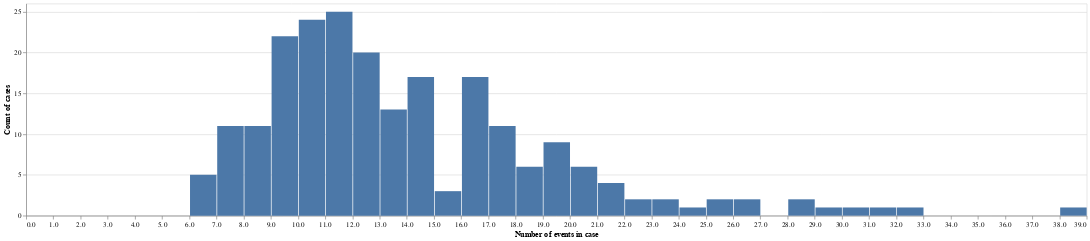

Here is the notebook cell this chart was saved with:
### Markdown cell above
### Profile work
- Proprietary: case type (special loan or not; high vs. low sum); time type (school holiday or not)

### Code cell
case_length = log.groupby('case_id').agg(
    num_events_in_case=pd.NamedAgg('activity', aggfunc=len)
).reset_index()
log = log.merge(case_length, how='left', on='case_id')
alt.Chart(case_length).mark_bar().encode(
    x=alt.X(
        'num_events_in_case:Q', 
        bin=alt.Bin(extent=[0, case_length['num_events_in_case'].max()], step=1)
    ).title('Number of events in case'),
    y=alt.Y('count()').title('Count of cases')
).properties(width=1500)

### Figure 1 — Vega specification as saved in the notebook (floating-point values rounded to 4 significant figures)
{"$schema": "https://vega.github.io/schema/vega/v5.json", "data": [{"name": "source_0", "values": [{"__count": 11, "bin_extent_0_39_step_1_num_events_in_case": 8.0, "bin_extent_0_39_step_1_num_events_in_case_end": 9.0}, {"__count": 9, "bin_extent_0_39_step_1_num_events_in_case": 19.0, "bin_extent_0_39_step_1_num_events_in_case_end": 20.0}, {"__count": 2, "bin_extent_0_39_step_1_num_events_in_case": 26.0, "bin_extent_0_39_step_1_num_events_in_case_end": 27.0}, {"__count": 6, "bin_extent_0_39_step_1_num_events_in_case": 20.0, "bin_extent_0_39_step_1_num_events_in_case_end": 21.0}, {"__count": 1, "bin_extent_0_39_step_1_num_events_in_case": 30.0, "bin_extent_0_39_step_1_num_events_in_case_end": 31.0}, {"__count": 1, "bin_extent_0_39_step_1_num_events_in_case": 31.0, "bin_extent_0_39_step_1_num_events_in_case_end": 32.0}, {"__count": 17, "bin_extent_0_39_step_1_num_events_in_case": 14.0, "bin_extent_0_39_step_1_num_events_in_case_end": 15.0}, {"__count": 2, "bin_extent_0_39_step_1_num_events_in_case": 25.0, "bin_extent_0_39_step_1_num_events_in_case_end": 26.0}, {"__count": 25, "bin_extent_0_39_step_1_num_events_in_case": 11.0, "bin_extent_0_39_step_1_num_events_in_case_end": 12.0}, {"__count": 5, "bin_extent_0_39_step_1_num_events_in_case": 6.0, "bin_extent_0_39_step_1_num_events_in_case_end": 7.0}, {"__count": 17, "bin_extent_0_39_step_1_num_events_in_case": 16.0, "bin_extent_0_39_step_1_num_events_in_case_end": 17.0}, {"__count": 20, "bin_extent_0_39_step_1_num_events_in_case": 12.0, "bin_extent_0_39_step_1_num_events_in_case_end": 13.0}, {"__count": 2, "bin_extent_0_39_step_1_num_events_in_case": 28.0, "bin_extent_0_39_step_1_num_events_in_case_end": 29.0}, {"__count": 22, "bin_extent_0_39_step_1_num_events_in_case": 9.0, "bin_extent_0_39_step_1_num_events_in_case_end": 10.0}, {"__count": 2, "bin_extent_0_39_step_1_num_events_in_case": 23.0, "bin_extent_0_39_step_1_num_events_in_case_end": 24.0}, {"__count": 24, "bin_extent_0_39_step_1_num_events_in_case": 10.0, "bin_extent_0_39_step_1_num_events_in_case_end": 11.0}, {"__count": 4, "bin_extent_0_39_step_1_num_events_in_case": 21.0, "bin_extent_0_39_step_1_num_events_in_case_end": 22.0}, {"__count": 2, "bin_extent_0_39_step_1_num_events_in_case": 22.0, "bin_extent_0_39_step_1_num_events_in_case_end": 23.0}, {"__count": 13, "bin_extent_0_39_step_1_num_events_in_case": 13.0, "bin_extent_0_39_step_1_num_events_in_case_end": 14.0}, {"__count": 3, "bin_extent_0_39_step_1_num_events_in_case": 15.0, "bin_extent_0_39_step_1_num_events_in_case_end": 16.0}, {"__count": 11, "bin_extent_0_39_step_1_num_events_in_case": 7.0, "bin_extent_0_39_step_1_num_events_in_case_end": 8.0}, {"__count": 6, "bin_extent_0_39_step_1_num_events_in_case": 18.0, "bin_extent_0_39_step_1_num_events_in_case_end": 19.0}, {"__count": 11, "bin_extent_0_39_step_1_num_events_in_case": 17.0, "bin_extent_0_39_step_1_num_events_in_case_end": 18.0}, {"__count": 1, "bin_extent_0_39_step_1_num_events_in_case": 32.0, "bin_extent_0_39_step_1_num_events_in_case_end": 33.0}, {"__count": 1, "bin_extent_0_39_step_1_num_events_in_case": 29.0, "bin_extent_0_39_step_1_num_events_in_case_end": 30.0}, {"__count": 1, "bin_extent_0_39_step_1_num_events_in_case": 38.0, "bin_extent_0_39_step_1_num_events_in_case_end": 39.0}, {"__count": 1, "bin_extent_0_39_step_1_num_events_in_case": 24.0, "bin_extent_0_39_step_1_num_events_in_case_end": 25.0}]}, {"name": "source_0_y_domain___count", "values": [{"min": 1, "max": 25}]}], "signals": [{"name": "bin_extent_0_39_step_1_num_events_in_case_bins", "value": {"fields": ["num_events_in_case"], "fname": "bin_num_events_in_case", "start": 0.0, "step": 1.0, "stop": 39.0}}], "marks": [{"type": "rect", "name": "marks", "from": {"data": "source_0"}, "encode": {"update": {"fill": {"value": "#4c78a8"}, "y": {"field": "__count", "scale": "y"}, "y2": {"value": 0, "scale": "y"}, "ariaRoleDescription": {"value": "bar"}, "description": {"signal": "\"Number of events in case: \" + (!isValid(datum[\"bin_extent_0_39_step_1_num_events_in_case\"]) || !isFinite(+datum[\"bin_extent_0_39_step_1_num_events_in_case\"]) ? \"null\" : format(datum[\"bin_extent_0_39_step_1_num_events_in_case\"], \"\") + \" – \" + format(datum[\"bin_extent_0_39_step_1_num_events_in_case_end\"], \"\")) + \"; Count of cases: \" + (format(datum[\"__count\"], \"\"))"}, "x2": {"field": "bin_extent_0_39_step_1_num_events_in_case", "scale": "x", "offset": {"signal": "0.5 + (abs(scale(\"x\", datum[\"bin_extent_0_39_step_1_num_events_in_case_end\"]) - scale(\"x\", datum[\"bin_extent_0_39_step_1_num_events_in_case\"])) < 0.25 ? -0.5 * (0.25 - (abs(scale(\"x\", datum[\"bin_extent_0_39_step_1_num_events_in_case_end\"]) - scale(\"x\", datum[\"bin_extent_0_39_step_1_num_events_in_case\"])))) : 0.5)"}}, "x": {"field": "bin_extent_0_39_step_1_num_events_in_case_end", "scale": "x", "offset": {"signal": "0.5 + (abs(scale(\"x\", datum[\"bin_extent_0_39_step_1_num_events_in_case_end\"]) - scale(\"x\", datum[\"bin_extent_0_39_step_1_num_events_in_case\"])) < 0.25 ? 0.5 * (0.25 - (abs(scale(\"x\", datum[\"bin_extent_0_39_step_1_num_events_in_case_end\"]) - scale(\"x\", datum[\"bin_extent_0_39_step_1_num_events_in_case\"])))) : -0.5)"}}}}, "style": ["bar"]}], "scales": [{"name": "x", "type": "linear", "domain": {"signal": "[bin_extent_0_39_step_1_num_events_in_case_bins.start, bin_extent_0_39_step_1_num_events_in_case_bins.stop]"}, "range": [0, {"signal": "width"}], "bins": {"signal": "bin_extent_0_39_step_1_num_events_in_case_bins"}, "zero": false}, {"name": "y", "type": "linear", "domain": [{"signal": "(data(\"source_0_y_domain___count\")[0] || {}).min"}, {"signal": "(data(\"source_0_y_domain___count\")[0] || {}).max"}], "range": [{"signal": "height"}, 0], "nice": true, "zero": true}], "axes": [{"scale": "y", "minExtent": 0, "zindex": 0, "ticks": false, "gridScale": "x", "grid": true, "domain": false, "labels": false, "orient": "left", "tickCount": {"signal": "ceil(height/40)"}, "maxExtent": 0, "aria": false}, {"scale": "x", "tickCount": {"signal": "ceil(width/10)"}, "labelFlush": true, "labelOverlap": true, "zindex": 0, "title": "Number of events in case", "grid": false, "orient": "bottom"}, {"scale": "y", "title": "Count of cases", "tickCount": {"signal": "ceil(height/40)"}, "orient": "left", "grid": false, "labelOverlap": true, "zindex": 0}], "padding": 5, "width": 1500, "background": "white", "height": 300, "style": "cell"}
